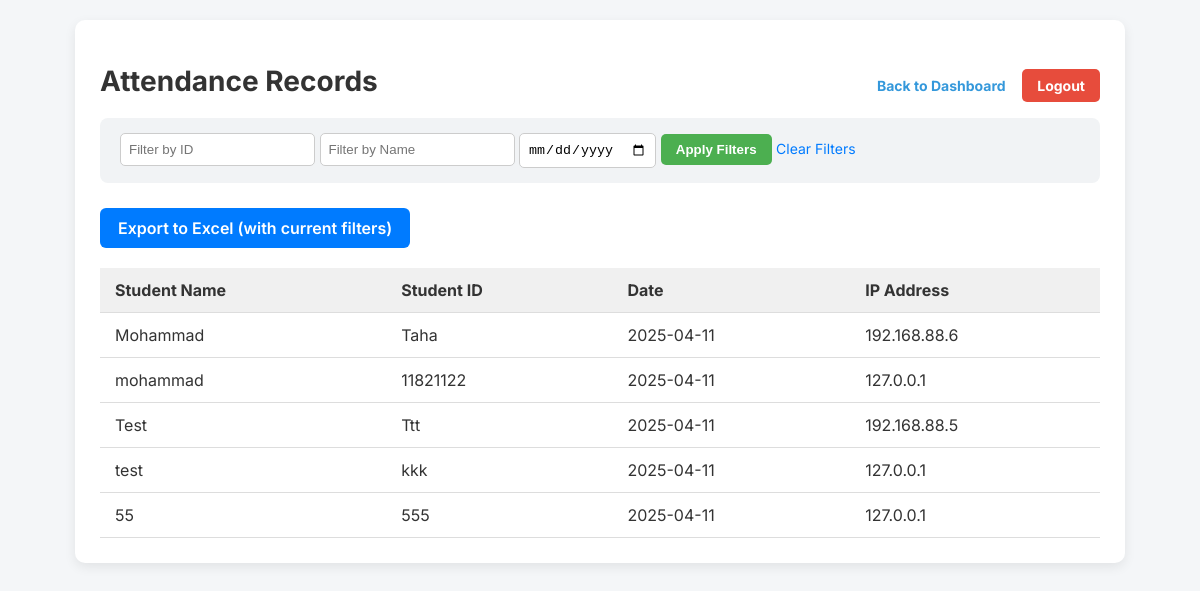
The app's page /teacher/records (signed in) with its own data.
### app.py (models this page shows)
class AttendanceRecord(db.Model):
    id = db.Column(db.Integer, primary_key=True)
    student_name = db.Column(db.String(100), nullable=False)
    student_id = db.Column(db.String(50), nullable=False)
    date = db.Column(db.Date, default=datetime.now().date)
    ip_address = db.Column(db.String(15), nullable=False)
    session_id = db.Column(db.Integer, db.ForeignKey('attendance_session.id'))

### app.py (the view)
@app.route('/teacher/records', methods=['GET', 'POST'])
def view_records():
    if 'teacher_id' not in session:
        return redirect(url_for('teacher_login'))
    student_id_filter = request.args.get('student_id', '').strip()
    student_name_filter = request.args.get('student_name', '').strip()
    date_filter = request.args.get('date', '').strip()
    query = AttendanceRecord.query.join(AttendanceSession) \
        .filter(AttendanceSession.teacher_id == session['teacher_id'])
    if student_id_filter:
        query = query.filter(AttendanceRecord.student_id.contains(student_id_filter))
    if student_name_filter:
        query = query.filter(AttendanceRecord.student_name.contains(student_name_filter))
    if date_filter:
        try:
            filter_date = datetime.strptime(date_filter, '%Y-%m-%d').date()
            query = query.filter(AttendanceRecord.date == filter_date)
        except ValueError:
            flash("Invalid date format. Use YYYY-MM-DD", "warning")
    records = query.order_by(AttendanceRecord.date.desc()).all()
    return render_template('records.html',
                           records=records,
                           filters={
                               'student_id': student_id_filter,
                               'student_name': student_name_filter,
                               'date': date_filter
                           })

### templates/records.html (shortened to what this page needs)
<!DOCTYPE html>
<html lang="en">
<head>
</head>
<body>
    <div class="container">
        <h1>
            Attendance Records
            <span>
                <a href="{{ url_for('teacher_dashboard') }}">Back to Dashboard</a>
                <a href="{{ url_for('teacher_logout') }}" class="logout-btn">Logout</a>
            </span>
        </h1>
        <div class="filter-form">
            <form method="GET">
                <input type="text" name="student_id" placeholder="Filter by ID" value="{{ filters.student_id }}">
                <input type="text" name="student_name" placeholder="Filter by Name" value="{{ filters.student_name }}">
                <input type="date" name="date" value="{{ filters.date }}">
                <button type="submit">Apply Filters</button>
                <a href="{{ url_for('view_records') }}">Clear Filters</a>
            </form>
        </div>
        <div class="action-btns">
            <a href="{{ url_for('export_records', student_id=filters.student_id, student_name=filters.student_name, date=filters.date) }}"
               class="export-btn">
               Export to Excel (with current filters)
            </a>
        </div>
        <table>
            <thead>
                <tr>
                    <th>Student Name</th>
                    <th>Student ID</th>
                    <th>Date</th>
                    <th>IP Address</th>
                </tr>
            </thead>
            <tbody>
                {% for record in records %}
                <tr>
                    <td>{{ record.student_name }}</td>
                    <td>{{ record.student_id }}</td>
                    <td>{{ record.date.strftime('%Y-%m-%d') }}</td>
                    <td>{{ record.ip_address }}</td>
                </tr>
                {% else %}
                <tr>
                    <td colspan="5">No records found</td>
                </tr>
                {% endfor %}
            </tbody>
        </table>
    </div>
</body>
</html>

### templates/records.html (style rules this page uses)
body { font-family: 'Inter', sans-serif; background-color: #f4f6f8; margin: 0; padding: 20px; color: #333; }
.container { max-width: 1000px; margin: 0 auto; background: #fff; padding: 25px; border-radius: 10px; box-shadow: 0 4px 12px rgba(0, 0, 0, 0.08); }
h1 { display: flex; justify-content: space-between; align-items: center; font-size: 28px; margin-bottom: 20px; }
h1 a { font-size: 14px; margin-left: 10px; text-decoration: none; color: #3498db; }
.logout-btn { background: #e74c3c; color: white; padding: 8px 15px; text-decoration: none; border-radius: 5px; font-weight: bold; margin-left: 10px; }
.filter-form { background: #f1f3f5; padding: 15px 20px; border-radius: 8px; margin-bottom: 25px; display: flex; flex-wrap: wrap; gap: 10px; align-items: center; }
.filter-form input { padding: 8px; border: 1px solid #ccc; border-radius: 5px; }
.filter-form button { background-color: #4CAF50; color: white; border: none; padding: 8px 15px; border-radius: 5px; cursor: pointer; font-weight: bold; }
.filter-form a { color: #007bff; text-decoration: none; margin-left: auto; font-size: 14px; }
.action-btns { margin-bottom: 20px; }
.export-btn { display: inline-block; background-color: #007bff; color: white; padding: 10px 18px; text-decoration: none; border-radius: 6px; font-weight: 600; }
table { width: 100%; border-collapse: collapse; background: white; }
th, td { padding: 12px 15px; text-align: left; border-bottom: 1px solid #ddd; }
thead { background-color: #f0f0f0; }

### records on screen
AttendanceRecord: student_name "Mohammad", student_id "Taha", date "2025-04-11", ip_address "192.168.88.6"
AttendanceRecord: student_name "mohammad", student_id "11821122", date "2025-04-11", ip_address "127.0.0.1"
AttendanceRecord: student_name "Test", student_id "Ttt", date "2025-04-11", ip_address "192.168.88.5"
AttendanceRecord: student_name "test", student_id "kkk", date "2025-04-11", ip_address "127.0.0.1"
AttendanceRecord: student_name "55", student_id "555", date "2025-04-11", ip_address "127.0.0.1"
